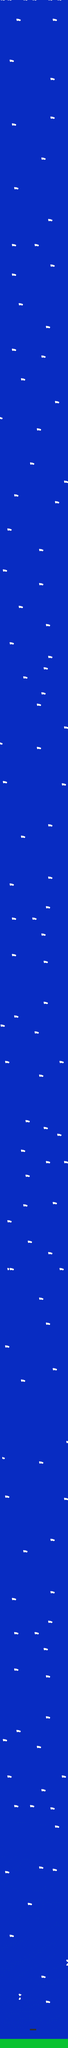

This game map was drawn from its Tiled (.tmx) file and the tilesets committed beside it. A one-line description and the trimmed map source follow:
An orthogonal 30x900 tile map with 32x32 px tiles, 1 tile layer (Tile Layer 1) and 30 objects.

<map version="1.0" orientation="orthogonal" renderorder="right-down" width="30" height="900" tilewidth="32" tileheight="32" nextobjectid="106">
 <tileset firstgid="1" name="map_test_01_pixelmap" tilewidth="32" tileheight="32" tilecount="238">
  <image source="map_test_01_pixelmap.jpg" width="454" height="570" />
 </tileset>
 <layer name="Tile Layer 1" width="30" height="900">
  <data>[27000 cells, 27000 non-empty, 79 distinct tile ids]</data>
 </layer>
 <objectgroup name="oj">
  <object id="71" x="144" y="27540">
   <polyline points="0,0 12,420 120,624 188,-24 16,-8" />
  </object>
  <object id="72" x="596" y="26876">
   <polyline points="0,0 212,988 300,892" />
  </object>
  <object id="73" x="244" y="26780">
   <polyline points="0,0 172,-456" />
  </object>
  <object id="74" x="372" y="25872">
   <polyline points="0,0 736,320" />
  </object>
  <object id="75" x="72" y="25308">
   <polyline points="0,0 576,-24 316,228" />
  </object>
  <object id="76" x="480" y="24528">
   <polyline points="0,0 -64,336 236,-80 496,-88" />
  </object>
  <object id="77" x="376" y="23920">
   <polyline points="0,0 -144,-992 28,-1644 200,-984 -4,4" />
  </object>
  <object id="78" x="688" y="24104">
   <polyline points="0,0 72,-276 116,0 36,100 4,0" />
  </object>
  <object id="79" x="-20" y="21776">
   <polyline points="0,0 192,-568" />
  </object>
  <object id="80" x="576" y="20412">
   <polyline points="0,0 -116,968" />
  </object>
  <object id="81" x="572" y="20412">
   <polyline points="0,0 400,-164" />
  </object>
  <object id="83" x="244" y="20108">
   <polyline points="0,0 172,-1612" />
  </object>
  <object id="84" x="920" y="20100">
   <polyline points="0,0 -164,-1648" />
  </object>
  <object id="85" x="308" y="17908">
   <polyline points="0,0 476,8" />
  </object>
  <object id="86" x="352" y="16752">
   <polyline points="0,0 -372,780" />
  </object>
  <object id="87" x="968" y="16492">
   <polyline points="0,0 -588,-76" />
  </object>
  <object id="88" x="191.667" y="15108.3">
   <polyline points="0,0 233.333,691.667 300,33.3333 150,-508.333 25,16.6667" />
  </object>
  <object id="89" x="558.333" y="14450">
   <polyline points="0,0 208.333,558.333 408.333,83.3333 183.333,-608.333 -25,-8.33333" />
  </object>
  <object id="90" x="266.667" y="12100">
   <polyline points="0,0 -158.333,758.333 -25,1233.33 83.3333,800 0,16.6667 25,83.3333" />
  </object>
  <object id="91" x="-33.3333" y="11633.3">
   <polyline points="0,0 683.333,8.33333" />
  </object>
  <object id="92" x="708.333" y="10891.7">
   <polyline points="0,0 -375,491.667" />
  </object>
  <object id="93" x="466.667" y="10408.3">
   <polyline points="0,0 475,-2716.67" />
  </object>
  <object id="94" x="916.667" y="7300">
   <polyline points="0,0 -1125,-766.667" />
  </object>
  <object id="95" x="-25" y="6016.67">
   <polyline points="0,0 1200,-833.333" />
  </object>
  <object id="96" x="-8.33333" y="5083.33">
   <polyline points="0,0 991.667,-591.667 -25,-883.333 991.667,-1350 -41.6667,-1833.33 1025,-2300 925,-3141.67" />
  </object>
  <object id="98" x="541.667" y="4350">
   <polyline points="0,0 -25,-141.667" />
  </object>
  <object id="99" x="366.667" y="3450">
   <polyline points="0,0 -133.333,150" />
  </object>
  <object id="100" x="683.333" y="2916.67">
   <polyline points="0,0 -175,-258.333" />
  </object>
  <object id="102" x="50" y="150">
   <polygon points="0,0 79.1667,175 164.931,-8.33333 270.486,191.667 343.056,0 442.014,183.333 567.361,25 633.333,158.333 613.542,108.333 376.042,258.333" />
  </object>
  <object id="104" x="422" y="28530" width="90" height="18" />
 </objectgroup>
</map>
